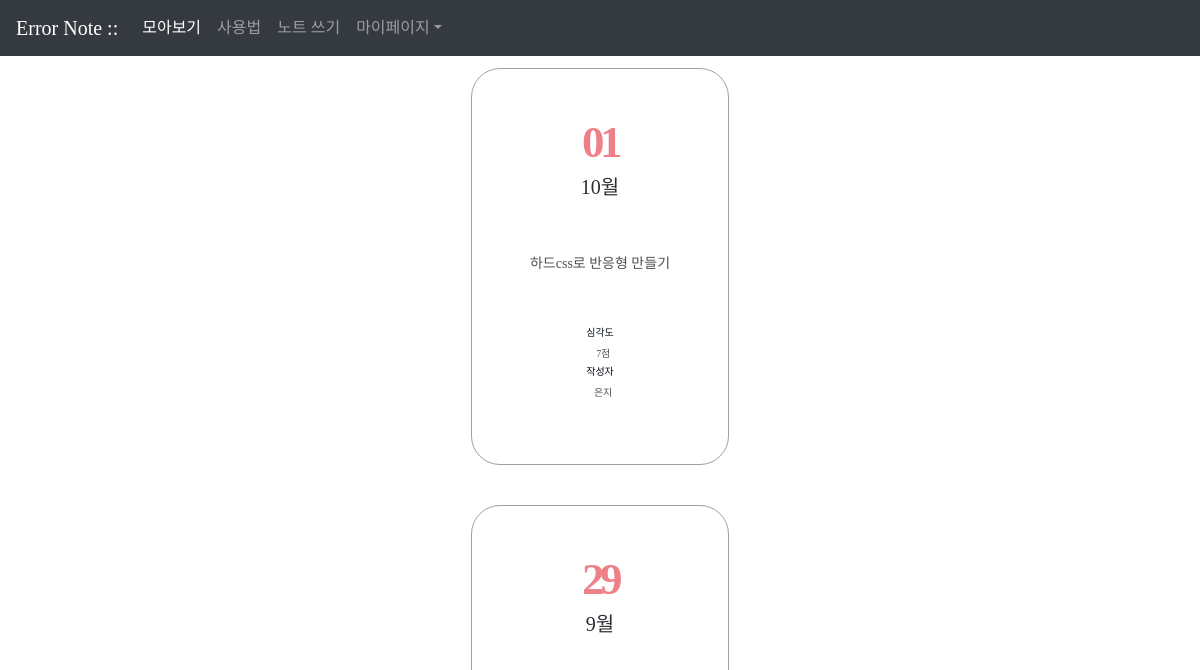
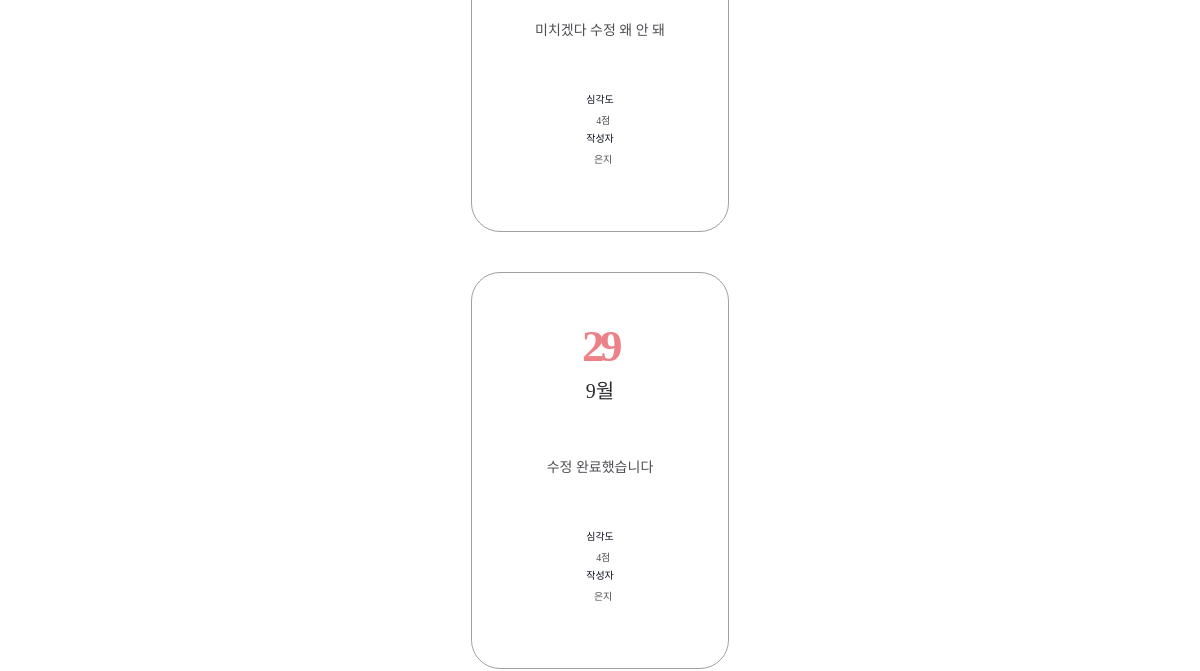
/diary/ (upper part), run on an earlier commit of the app's database (2 pictures, top to bottom).
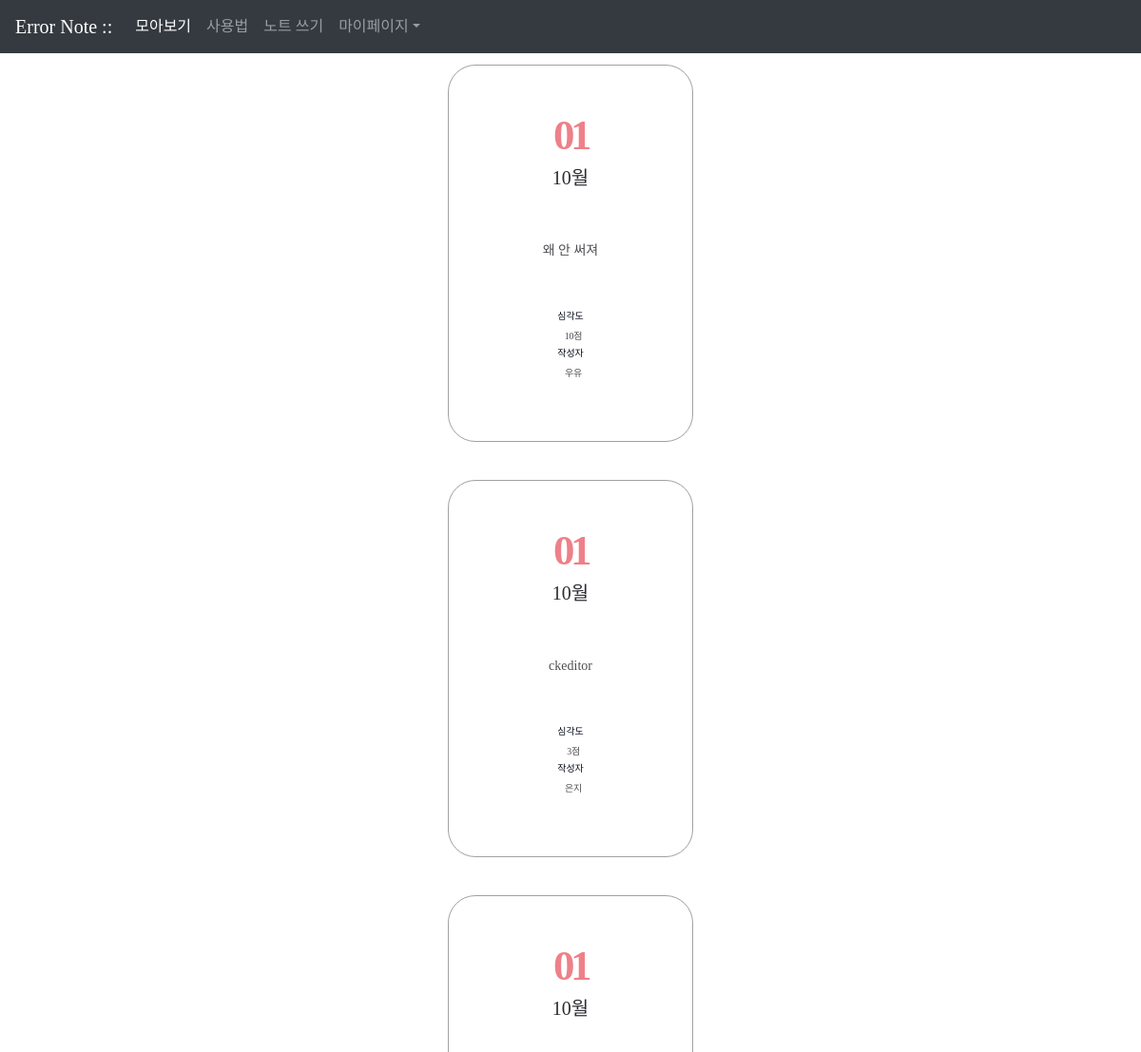
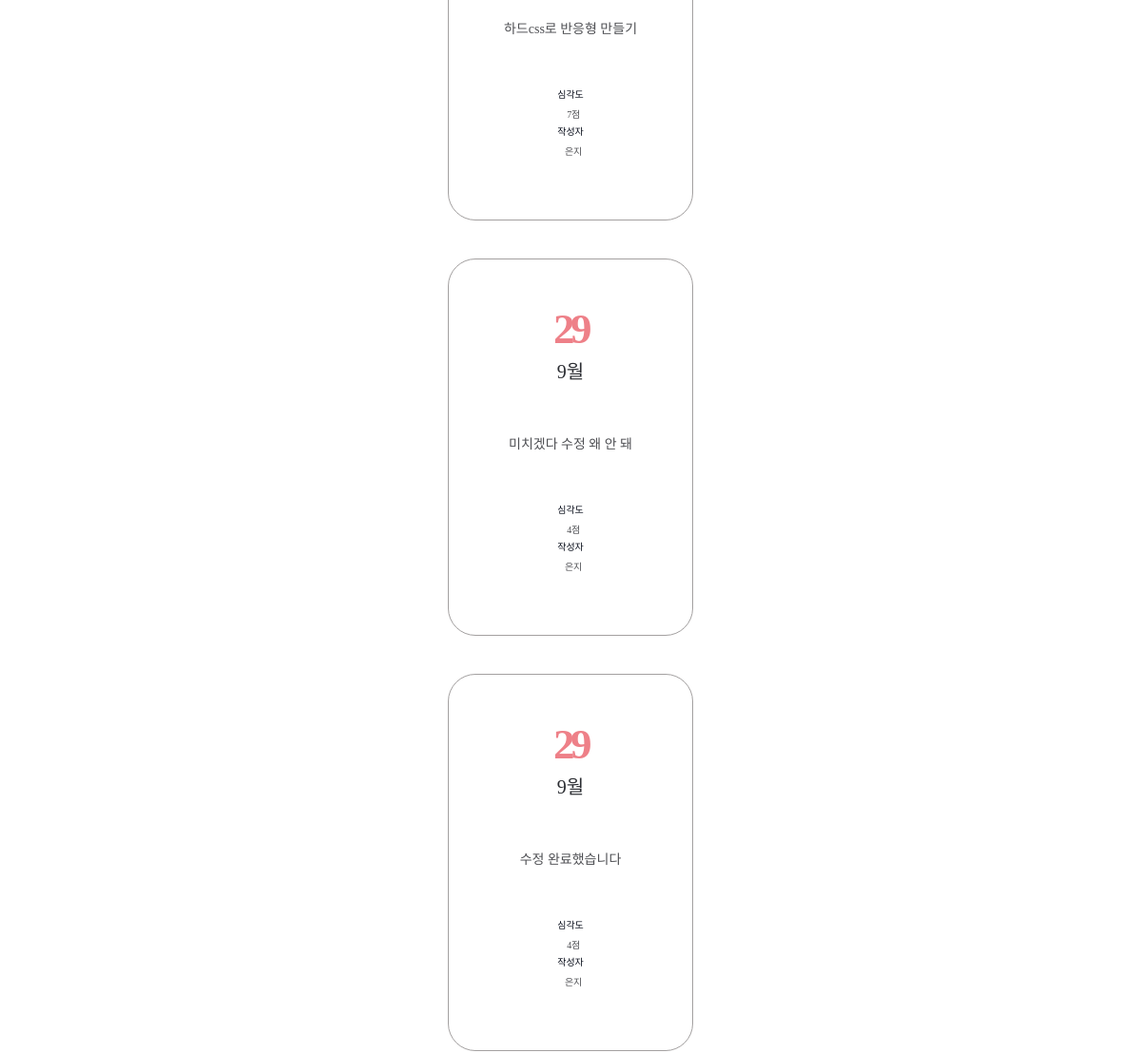
And on a later commit of the database (2 pictures, top to bottom).
### diary/models.py (models this page shows, shortened)
class Page(models.Model):
    title = models.CharField(max_length=50)
    content = models.TextField()
    score = models.IntegerField()
    dt_created = models.DateTimeField(verbose_name="Date Created", auto_now_add=True)
    author = models.ForeignKey(User, on_delete=models.CASCADE)

### userplate/models.py (models this page shows, shortened)
class User(AbstractUser):
    nickname = models.CharField(max_length=10, unique=True, null=True, validators=[validate_no_special_characters], error_messages={'unique': '이미 사용 중인 닉네임입니다.'},)

### diary/views.py (the view)
# urls.py: path('diary/', views.PageListView.as_view(), name='page-list'),
class PageListView(ListView):
    model = Page
    ordering = ['-dt_created']
    paginate_by = 8

### diary/templates/diary/page_list.html
{% extends './base.html' %}
{% block content %}
<div class="contents py-5 wrap-note d-flex">
    <div class="note container col-sm-3 col-md-4">
        <div class="note-list">
            <ul>
                {% for obj in page_obj.object_list %}
                <li class="card-body">
                    <a href="{% url 'page-detail' obj.id %}">
                        <div class="date">
                            <span>{{obj.dt_created|date:"d"}}</span>
                            <p>{{obj.dt_created|date:"M"}}</p>
                        </div>
                        <h2>{{obj.title}}</h2>
                        <div class="score">
                            <p>심각도</p>
                            <span>{{obj.score}}점</span><br>
                            <p>작성자</p>
                            <span>{{obj.author.nickname}}</span>
                        </div>
                    </a>
                </li>
                {% endfor %}
            </ul>
        </div>
    </div>
</div>
{% endblock content %}

### diary/templates/diary/base.html (shortened to what this page needs)
{% load static %}
<!DOCTYPE html>
    <html lang="en">
    <head>
        <link rel="stylesheet" href="https://stackpath.bootstrapcdn.com/bootstrap/4.4.1/css/bootstrap.min.css">
        <link href="https://cdn.jsdelivr.net/npm/summernote@0.8.18/dist/summernote-bs4.min.css" rel="stylesheet">
        <link rel="stylesheet" href="{% static 'diary/css/styles.css' %}" />
        <link
        rel="stylesheet"
        type="text/css"
        href="https://cdn.rawgit.com/moonspam/NanumSquare/master/nanumsquare.css"
        />
        <link
        rel="stylesheet"
        href="https://cdn.jsdelivr.net/gh/projectnoonnu/noonfonts_two@1.0/NanumBarunpen.woff"
        />
    </head>
    <body>
    <nav class="navbar navbar-expand-md navbar-dark bg-dark fixed-top">
        <a class="navbar-brand" href="#">Error Note ::</a>
        <div class="collapse navbar-collapse" id="navbarsExample04">
            <ul class="navbar-nav mr-auto">
            <li class="nav-item active">
                <a class="nav-link" href="{% url 'page-list' %}">모아보기<span class="sr-only">(current)</span></a>
            </li>
            <li class="nav-item">
                <a class="nav-link" href="{% url 'info' %}">사용법</a>
            </li>
            <li class="nav-item">
                <a class="nav-link" href="{% url 'page-create' %}">노트 쓰기</a>
            </li>
            <li class="nav-item dropdown">
                <a class="nav-link dropdown-toggle" href="http://example.com" id="dropdown04" data-toggle="dropdown" aria-haspopup="true" aria-expanded="false">마이페이지</a>
            </li>
            </ul>
        </div>
        </nav>
    {% block content %} {% endblock content %}
</body>
</html>

### diary/static/diary/css/styles.css (style rules this page uses)
h1,h2,h3,p,a,ul,li { margin: 0; padding: 0; font-family: 'NanumSquare'; list-style: none; text-decoration: none; outline: none; }
html { position: relative; min-height: 100%; margin: 0; }
body { margin: 0; padding: 0; -webkit-font-smoothing: antialiased; -moz-osx-font-smoothing: auto; }
.note-list ul li a { display: block; width: 258px; height: 397px; margin: 0 auto; background: #fff; border: solid 1px #a3a0a0; border-radius: 29px; }
.note-list ul li a .date { margin-top: 40px; margin-bottom: 55px; text-align: center; }
.note-list ul li a .date p { font-family: 'NanumSquare'; color: #2b2d32; font-size: 20px; text-align: center; text-transform: capitalize; line-height: 1; }
.note-list ul li a .date span { display: block; font-family: 'NanumSquare'; color: #ee8088; font-weight: 700; font-size: 45px; letter-spacing: -4.47px; }
.note-list ul li a h2 { font-family: 'NanumBarunpen'; color: #4e4f53; font-weight: normal; font-size: 14px; line-height: 1.67; text-align: center; }
.note-list ul li a .score { margin-top: 50px; text-align: center; }
.note-list ul li a .score p { font-family: 'NanumSquare'; color: #060b18; font-size: 10px; }
.note-list ul li a .score span { padding-left: 6px; font-family: 'NanumBarunpen'; color: #4e4f53; font-size: 10px; letter-spacing: -0.29px; }
.contents { display: flex; justify-content: space-between; align-items: center; }
.note-list { display: block; height: 167px; border-radius: 18px; background-position: center; background-size: cover; }

What changed in the data, as far as the page shows it:
added Page: dt_created "01", dt_created "10월", title "왜 안 써져", score "10", author.nickname "우유"
added Page: dt_created "01", dt_created "10월", title "ckeditor", score "3", author.nickname "은지"
